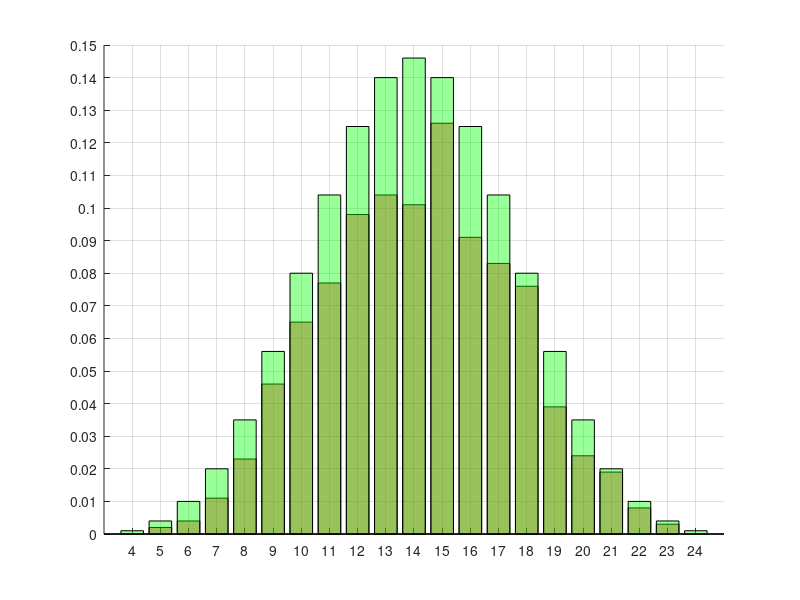

Source code (MATLAB):
# i
N=1000;
zaruri=randi(6, 4, N); # matrice de 4x1000 fiecare coloana=o aruncare
sumeP=sum(zaruri); # suma pe linii
FA=hist(sumeP, 4:24); # frecv abs
CateZaruriAuSuma=[4:24; FA]' # ' = transpus

# ii
clf; hold on; grid on;
xticks(4:24); xlim([3 25]);
yticks(0:0.01:0.15); ylim([0 0.15]);
# xticks - pe ox liniutele alea de pe grafic
bar(4:24, FA/N, 'FaceColor', 'red')


sume_pos=4:24; # sume posibile
fm=max(FA); # frecv maxima - ret val max
mostFreqSum=sume_pos(FA==fm) # sume_pos(0 0 0 0 1 0 1 0 0) val de la index 5 si 7

# iii
st = []; # sume teoretice, toate perechile posibile
for i1=1:6
  for i2=1:6
    for i3=1:6
      for i4=1:6
        st = [st i1+i2+i3+i4];
      endfor
    endfor
  endfor
endfor

FAst=hist(st, 4:24); # frecv abs
CatezaruriAuSumaTeoretica=[4:24; FAst]' # ' = transpus

bar(4:24, FAst/N, 'FaceColor', 'green')
set(findobj('type','patch'),'facealpha',0.4); # seteaza opacitatea barelor

fmst=max(FAst); # frecv maxima - ret val max
mostFreqSumT=sume_pos(FAst==fmst) # sume_pos(0 0 0 0 1 0 1 0 0) val de la index 5 si 7

# iv
PA=sum(sumeP<=20)/N; # ev A - sumele mai mici sau egale cu 20
PAB=sum(sumeP>=10 & sumeP <= 20)/N; # ev A intersectat cu B
PBdA=PAB/PA # P(B determinat de A) = P(B|A)

